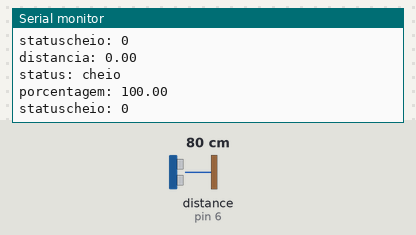
A sketch run on a simulated Arduino Uno, built with avr-gcc and run on an emulated ATmega328P. Parts: the last lines printed to the serial monitor. The test bench sets the inputs (shaded band); at power-on: distance to the obstacle (sensor on pin 6) 80 cm. The echo pulse lasts 58.3 µs per cm.

Above: at 2.8 s.
2.9 s: distance to the obstacle (sensor on pin 6) set to 4 cm
At 3.8 s:
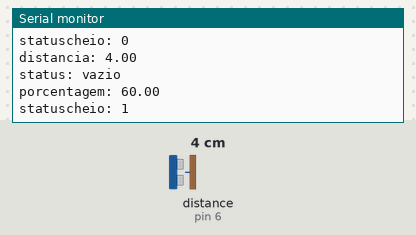
5.5 s: distance to the obstacle (sensor on pin 6) set to 2 cm
At 6.7 s:
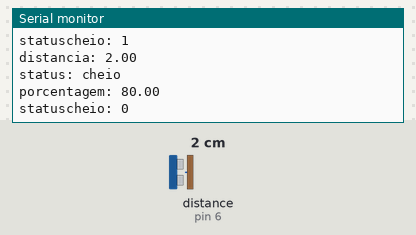
Timing chart, 0 to 8.5 s (numbered marks = the images above; inputs shaded):
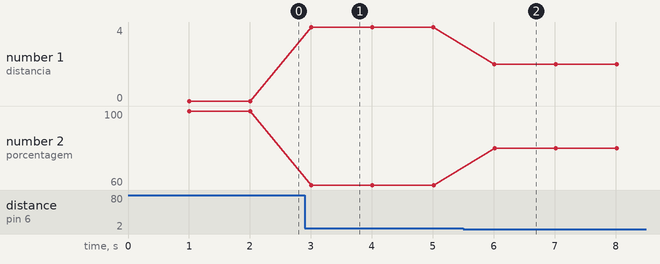

The sketch:

cod_ultrasonico.ino
```cpp
#include <NewPing.h>

#define TRIGGER_PIN 3  // selecionar pin trigger do arduino.
#define ECHO_PIN 6  // selecionar pin echo do arduino.
#define MAX_CM_DISTANCE 10 // distância máxima em cm. capacidade do sensor 400-500cm.

NewPing sonar(TRIGGER_PIN, ECHO_PIN, MAX_CM_DISTANCE);

String status;
float porcentagem;
bool statuscheio;

void setup() {
  Serial.begin(115200); // Taxa do monitor 115200.
}

void loop() {
  delay(1000);                     // tempo em ms (1 s = 1000 ms)
  float distancia = sonar.ping_cm();
  float porcentagem = (1.0 - (distancia/10)) * 100.0;
  if (porcentagem >= 70.00)  {
    statuscheio = false;
  } else {
    statuscheio = true;
  }

  if (statuscheio) {
    status = "vazio"; // Se status é verdadeiro, então statuscheio é "vazio"
  } else {
    status = "cheio"; // Se status é falso, então statuscheio é "cheio"
  }

  Serial.print("distancia: ");
  Serial.println(distancia);
  Serial.print("status: ");
  Serial.println(status);
  Serial.print("porcentagem: ");
  Serial.println(porcentagem);
  Serial.print("statuscheio: ");
  Serial.println(statuscheio);
}
```

Measured:
- after the input at 2.9 s, the serial monitor: prints a new line after 0.11 s (image 1)
- after the input at 5.5 s, the serial monitor: prints a new line after 0.51 s (image 2)
- plotted number 1: 0 → 4 after the input at 2.9 s, 4 → 2 after the input at 5.5 s
- plotted number 2: 100 → 60 after the input at 2.9 s, 60 → 80 after the input at 5.5 s
